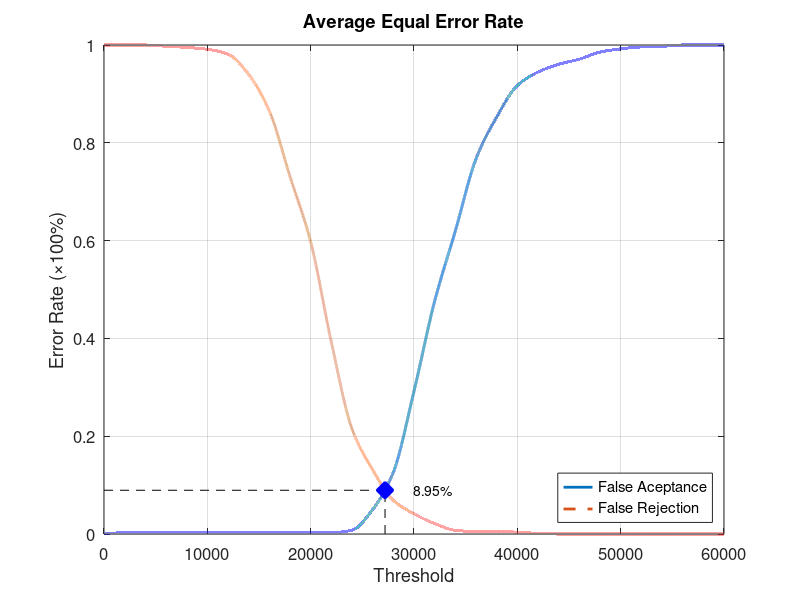
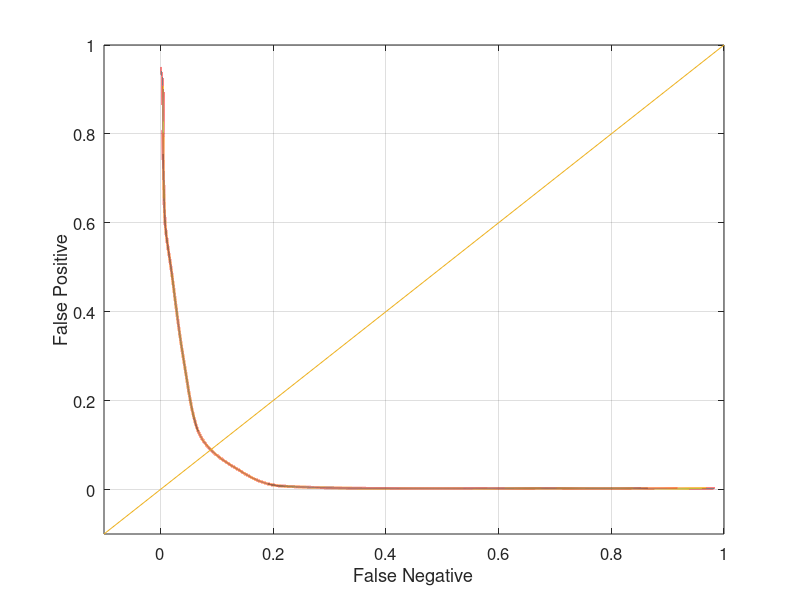

MATLAB code to generate these figures, in order:
function yEER = Experiment3Average
close all;
clear;
clc;
x = 0:2000:60000;
xq = 0:0.5:60000;

y0 = [0 0.00263158 0.00263158 0.00263158 0.00263158 0.00263158 0.00263158 0.00263158 0.00263158 0.00263158 0.00263158 0.00263158 0.00789474 0.05 0.126316 0.292105 0.476316 0.619737 0.767105 0.852632 0.917105 0.944737 0.960526 0.971053 0.985526 0.992105 0.996053 0.997368 1 1 1];
yy0 = interp1(x, y0, xq, 'pchip');
y1 = [1 1 1 0.9975 0.995 0.99125 0.98125 0.94 0.865 0.73125 0.5975 0.3925 0.215 0.13125 0.06875 0.04125 0.02125 0.0075 0.005 0.005 0.00375 0.00125 0 0 0 0 0 0 0 0 0];
yy1 = interp1(x, y1, xq, 'pchip');

% Calculating EER: 
y2 = abs(y0 - y1);
find(y2 == min(y2))
yy2 = abs(yy0 - yy1);
xEER = find(yy2 == min(yy2));
xEERIndex = xq(xEER) % X-axis EER
yEER = yy0(xEER) % Y-axis EER

main = figure
plot(xq, yy0,'-','LineWidth', 2);	hold on
plot(xq, yy1,'--','LineWidth', 2);	hold on
plot([xEERIndex xEERIndex], [0 yEER], 'k--');	hold on
plot([0 xEERIndex], [yEER yEER], 'k--');	hold on
plot(xEERIndex, yEER, 'bx', 'LineWidth', 10);	hold on
text(xEERIndex + 10 * xEERIndex / 100, yEER, [num2str(round((10000 * yEER)) / 100) '%'])
legend('False Aceptance', 'False Rejection', 'Location', 'SouthEast')
xlabel('Threshold')
ylabel('Error Rate (\times100%)')
title('Average Equal Error Rate')
set(gca, 'FontSize', 12)
axis([0 60000 0 1])
grid on

print(main, 'Experiment3AverageMain', '-dpng');
FNRxFPR = figure('Color', [1 1 1]);
plot(yy1, yy0, '-', yy1, yy0, 'LineWidth', 2);
hold on
y = -0.1:0.1:1
plot(y, y); 
set(gca, 'FontSize', 12)
xlabel('False Negative')
ylabel('False Positive')
axis([-0.1 1 -0.1 1])
set(gca, 'FontSize', 12)
grid on

print(FNRxFPR, 'Experiment3AverageFNRxFPR','-dpng');
end
